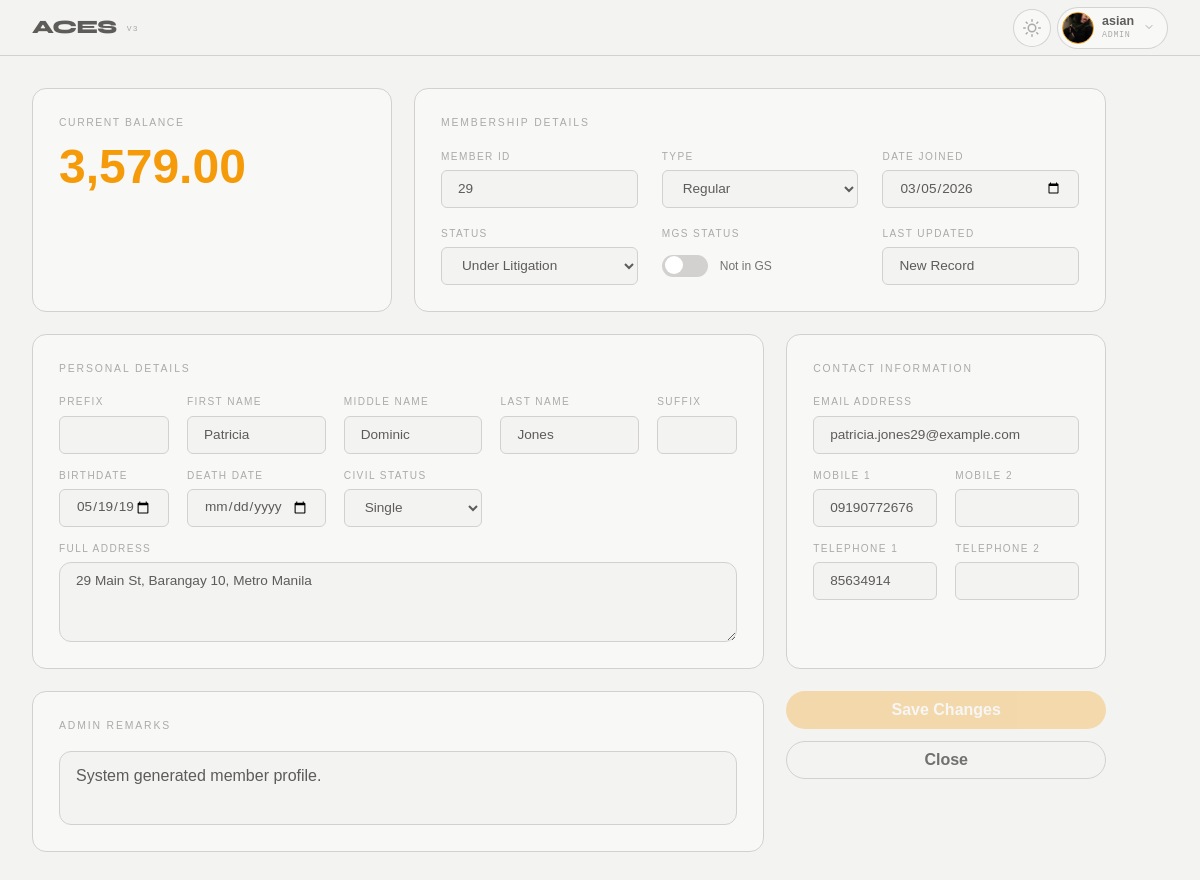
The page /index.php?page=member_view&member_id=29 (signed in) on the database its author committed.
### tables this page shows
CREATE TABLE `members` (
  `id` int(11) NOT NULL,
  `member_id` int(11) DEFAULT NULL,
  `membership_type` varchar(50) DEFAULT NULL,
  `username` varchar(50) DEFAULT NULL,
  `password` varchar(255) DEFAULT NULL,
  `first_name` varchar(100) DEFAULT NULL,
  `middle_name` varchar(100) DEFAULT NULL,
  `last_name` varchar(100) DEFAULT NULL,
  `email` varchar(150) DEFAULT NULL,
  `profile_picture` varchar(255) DEFAULT NULL,
  `prefix` varchar(20) DEFAULT NULL,
  `suffix` varchar(20) DEFAULT NULL,
  `birthdate` date DEFAULT NULL,
  `death_date` date DEFAULT NULL,
  `approval_date` datetime DEFAULT NULL,
  `balance` decimal(10,2) DEFAULT 0.00,
  `is_mgs` tinyint(1) DEFAULT 0,
  `remarks` text DEFAULT NULL,
  `role_id` int(11) DEFAULT NULL,
  `phone_number` varchar(20) DEFAULT NULL,
  `telephone_number` varchar(20) DEFAULT NULL,
  `civil_status` varchar(20) DEFAULT NULL,
  `address` text DEFAULT NULL,
  `status` enum('Active','Deceased','Delisted','On-Hold','Overdue','Under Litigation') NOT NULL DEFAULT 'Active',
  `phone_number_2` varchar(255) DEFAULT NULL,
  `telephone_number_2` varchar(255) DEFAULT NULL
);

### core/repository/member_repository.php (called while the page is built, shortened)
<?php
class MemberRepository
{
    private $db;
    public function __construct($db)
    {
        $this->db = $db;
    }
    public function findById($id)
    {
        $stmt = $this->db->prepare("SELECT * FROM members WHERE id = ?");
        $stmt->execute([(int)$id]);
        return $stmt->fetch(PDO::FETCH_ASSOC);
    }
}

### views/auth/admin/member_view.php (the view, shortened to what this page needs)
<?php
require_once 'core/repository/member_repository.php';
$db = (new DB())->connect();
$memberRepo = new MemberRepository($db);
$targetId = isset($_GET['member_id']) ? (int)$_GET['member_id'] : 0;
$m = $memberRepo->findById($targetId);
?>
<form method="POST" action="">
    <div class="pg-centered">
        <div class="mv">
            <div class="mv__grid">
                <section class="mv-card mv-card--balance">
                    <div class="mv-card__label">Current Balance</div>
                    <input type="text" class="mv-card__balance" name="balance" value="<?= number_format((float)$m['balance'], 2, '.', ',') ?>">
                </section>
                <section class="mv-card mv-card--membership">
                    <header class="mv-card__title">Membership Details</header>
                    <div class="mv-form" style="grid-template-columns: repeat(3, 1fr);">
                        <div class="mv-field">
                            <label class="mv-label">Member ID</label>
                            <input class="mv-input" name="member_id" value="<?= htmlspecialchars($m['member_id']) ?>" readonly>
                        </div>
                        <div class="mv-field">
                            <label class="mv-label">Type</label>
                            <select class="mv-input" name="membership_type">
                                <?php foreach (['Regular', 'Associate'] as $opt): ?>
                                    <option value="<?= $opt ?>" <?= $m['membership_type'] == $opt ? 'selected' : '' ?>><?= $opt ?></option>
                                <?php endforeach; ?>
                            </select>
                        </div>
                        <div class="mv-field">
                            <label class="mv-label">Date Joined</label>
                            <input type="date"
                                class="mv-input"
                                name="approval_date"
                                value="<?= !empty($m['approval_date']) ? date('Y-m-d', strtotime($m['approval_date'])) : '' ?>">
                        </div>
                        <div class="mv-field">
                            <label class="mv-label">Status</label>
                            <select class="mv-input" name="status">
                                <?php foreach (['Active', 'Deceased', 'Delisted', 'On-Hold', 'Overdue', 'Under Litigation'] as $opt): ?>
                                    <option value="<?= $opt ?>" <?= $m['status'] == $opt ? 'selected' : '' ?>><?= $opt ?></option>
                                <?php endforeach; ?>
                            </select>
                        </div>
                        <div class="mv-field">
                            <label class="mv-label">MGS Status</label>
                            <div style="display: flex; align-items: center; gap: 12px; height: 38px;">
                                <label class="mgs-switch">
                                    <span class="mgs-slider"></span>
                                </label>
                                <span class="mv-label" style="text-transform: none; color: var(--t2); letter-spacing: normal;">
                                    <?= ($m['is_mgs'] ?? 0) ? 'Good Standing' : 'Not in GS' ?>
                                </span>
                            </div>
                        </div>
                        <div class="mv-field">
                            <label class="mv-label">Last Updated</label>
                            <input class="mv-input" value="<?= !empty($m['updated_at']) ? date('M d, Y', strtotime($m['updated_at'])) : 'New Record' ?>" readonly title="Automatically tracked by system">
                        </div>
                    </div>
                </section>
                <section class="mv-card mv-card--personal">
                    <header class="mv-card__title">Personal Details</header>
                    <div class="mv-form mv-form--personal">
                        <div class="mv-field"><label class="mv-label">Prefix</label><input class="mv-input" name="prefix" value="<?= htmlspecialchars($m['prefix']) ?>"></div>
                        <div class="mv-field"><label class="mv-label">First Name</label><input class="mv-input" name="first_name" value="<?= htmlspecialchars($m['first_name']) ?>"></div>
                        <div class="mv-field"><label class="mv-label">Middle Name</label><input class="mv-input" name="middle_name" value="<?= htmlspecialchars($m['middle_name']) ?>"></div>
                        <div class="mv-field"><label class="mv-label">Last Name</label><input class="mv-input" name="last_name" value="<?= htmlspecialchars($m['last_name']) ?>"></div>
                        <div class="mv-field"><label class="mv-label">Suffix</label><input class="mv-input" name="suffix" value="<?= htmlspecialchars($m['suffix']) ?>"></div>
                        <div class="mv-field"><label class="mv-label">Birthdate</label><input type="date" class="mv-input" name="birthdate" value="<?= $m['birthdate'] ?>"></div>
                        <div class="mv-field"><label class="mv-label">Death Date</label><input type="date" class="mv-input" name="death_date" value="<?= $m['death_date'] ?>"></div>
                        <div class="mv-field">
                            <label class="mv-label">Civil Status</label>
                            <select class="mv-input" name="civil_status">
                                <?php foreach (['Single', 'Married', 'Widow'] as $opt): ?>
                                    <option value="<?= $opt ?>" <?= $m['civil_status'] == $opt ? 'selected' : '' ?>><?= $opt ?></option>
                                <?php endforeach; ?>
                            </select>
                        </div>
                        <div class="mv-field mv-field--full"><label class="mv-label">Full Address</label><textarea class="mv-input" name="address"><?= htmlspecialchars($m['address']) ?></textarea></div>
                    </div>
                </section>
                <section class="mv-card mv-card--contact">
                    <header class="mv-card__title">Contact Information</header>
                    <div class="mv-form">
                        <div class="mv-field mv-field--full"><label class="mv-label">Email Address</label><input class="mv-input" name="email" value="<?= htmlspecialchars($m['email']) ?>"></div>
                        <div class="mv-field"><label class="mv-label">Mobile 1</label><input class="mv-input" name="phone_number" value="<?= htmlspecialchars($m['phone_number']) ?>"></div>
                        <div class="mv-field"><label class="mv-label">Mobile 2</label><input class="mv-input" name="phone_number_2" value="<?= htmlspecialchars($m['phone_number_2'] ?? '') ?>"></div>
                        <div class="mv-field"><label class="mv-label">Telephone 1</label><input class="mv-input" name="telephone_number" value="<?= htmlspecialchars($m['telephone_number']) ?>"></div>
                        <div class="mv-field"><label class="mv-label">Telephone 2</label><input class="mv-input" name="telephone_number_2" value="<?= htmlspecialchars($m['telephone_number_2'] ?? '') ?>"></div>
                    </div>
                </section>
                <section class="mv-card mv-card--remarks">
                    <header class="mv-card__title">Admin Remarks</header>
                    <textarea class="mv-remarks" name="remarks"><?= htmlspecialchars($m['remarks']) ?></textarea>
                </section>
                <div class="mv-action-bar">
                    <button type="submit" name="save_member" class="mv-btn mv-btn--save">Save Changes</button>
                    <a href="index.php?page=dashboard" class="mv-btn mv-btn--close" style="text-align: center; text-decoration: none;">Close</a>
                </div>
            </div>
        </div>
    </div>
</form>

### assets/css/variables.css (style rules this page uses)
:root { --bg: #f3f3f2; --surface: #f8f8f7; --raised: #f0ede8; --rim: #e0dcd5; --gold: #f59b0a; --gold-dim: rgba(217, 142, 22, 0.1); --text: #1c1a17b2; --t2: rgba(26, 25, 23, 0.6); --t3: rgba(26, 25, 23, 0.35); --border: rgba(211, 209, 207, 1.0); --border2: rgba(0, 0, 0, 0.15); --danger: #d93d3d; --ok: #27a858; --font-main: 'Poppins', sans-serif; --font-heading: 'Syne', sans-serif; --font-mono: 'IBM Plex Mono', monospace; --status-active: #10b981; --status-deceased: #4b5563; --status-delisted: #ef4444; --status-hold: #3b82f6; --status-overdue: #f59e0b; --status-litigation: #8b5cf6; }

### assets/css/main.css (style rules this page uses)
html { transition: background-color 0.3s ease, color 0.3s ease; }
body { background-color: var(--bg); color: var(--text); }

### assets/css/member.css (style rules this page uses)
.mv { max-width: 1280px; margin: 0 auto; padding: 32px; }
.mv__grid { display: grid; grid-template-columns: 360px 0.85fr 320px; grid-template-rows: auto auto auto auto; gap: 22px; grid-template-areas: "balance membership membership" "personal personal contact" "remarks remarks action"; }
.mv-card { background: var(--surface); border: 1px solid var(--border); border-radius: 14px; padding: 26px; display: flex; flex-direction: column; }
.mv-card--balance { grid-area: balance; }
input.mv-card__balance { width: 100%; border: none; background: transparent; color: var(--gold); font-family: inherit; font-size: 3rem; font-weight: 800; padding: 0; outline: none; }
.mv-card--membership { grid-area: membership; }
.mv-card--personal { grid-area: personal; }
.mv-card--contact { grid-area: contact; }
.mv-card--contact .mv-form { display: grid; grid-template-columns: 1fr 1fr; gap: 14px 18px; }
.mv-card--remarks { grid-area: remarks; }
.mv-action-bar { grid-area: action; display: flex; flex-direction: column; gap: 12px; }
.mv-card__title { font-size: .65rem; letter-spacing: .18em; text-transform: uppercase; color: var(--t3); margin-bottom: 18px; }
.mv-card__label { font-size: .65rem; letter-spacing: .15em; text-transform: uppercase; color: var(--t3); }
.mv-card__balance { font-size: 3rem; font-weight: 700; color: var(--gold); font-family: var(--font-heading); }
.mv-form { display: grid; grid-template-columns: repeat(3, 1fr); gap: 14px 18px; }
.mv-form--personal { grid-template-columns: 110px 1fr 1fr 1fr 80px; }
.mv-field { display: flex; flex-direction: column; gap: 6px; min-width: 0; }
.mv-field--full { grid-column: 1 / -1; }
.mv-label { font-size: .63rem; letter-spacing: .14em; text-transform: uppercase; color: var(--t3); }
.mv-input { box-sizing: border-box; background: var(--bg); border: 1px solid var(--border); border-radius: 6px; height: 38px; padding: 8px 16px; font-size: .85rem; color: var(--text); font-family: var(--font-main); outline: none; }
.mgs-switch { position: relative; display: inline-block; width: 46px; height: 22px; flex-shrink: 0; }
.mv-card--membership .mv-form { grid-template-columns: repeat(3, 1fr); gap: 18px 24px; }
.mv-field span.mv-label { font-size: 0.75rem; font-weight: 500; }
.mgs-slider { position: absolute; cursor: pointer; top: 0; left: 0; right: 0; bottom: 0; background-color: var(--border); transition: .4s; border-radius: 24px; }
.mgs-slider:before { position: absolute; content: ""; height: 18px; width: 18px; left: 3px; bottom: 3px; background-color: white; transition: .4s; border-radius: 50%; }
textarea.mv-input { height: auto; min-height: 80px; resize: vertical; border-radius: 12px; }
.mv-remarks { flex: 1; padding: 12px 16px; background: var(--bg); border: 1px solid var(--border); border-radius: 12px; color: var(--text); font-family: var(--font-main); resize: none; }
.mv-btn { height: 38px; padding: 0 24px; border-radius: 50px; font-weight: 600; cursor: pointer; border: none; font-family: var(--font-main); display: flex; align-items: center; justify-content: center; }
.mv-btn--save { background: var(--gold); color: #fff; }
.mv-btn--save:disabled { opacity: 0.3; cursor: not-allowed; filter: none; }
.mv-btn--close { background: transparent; border: 1px solid var(--border); color: var(--t2); }

### rows shown on the page
members: balance "3,579.00", member_id "29", membership_type "Regular", approval_date "03/05/2026", status "Under Litigation", first_name "Patricia", middle_name "Dominic", last_name "Jones", birthdate "05/19/1973", address "29 Main St, Barangay 10, Metro Manila", email "patricia.jones29@example.com", phone_number "09190772676", telephone_number "85634914", remarks "System generated member profile."

### other values the page prints
$user['name'] "asian"
$user['role'] "ADMIN"
form field civil_status "Single"
